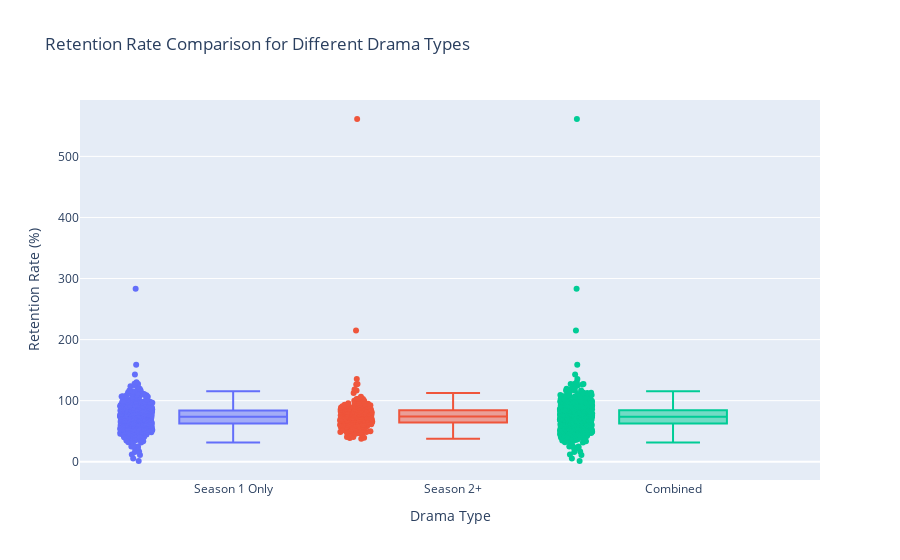

The notebook cell this image was saved under:
### Code cell
# Box Plot 시각화
fig = go.Figure()

# df_1 Box Plot
fig.add_trace(go.Box(
    y=df_1['s1_retention_rate'],
    name='Season 1 Only',
    boxpoints='all',  # 'outliers', 'suspectedoutliers', or False
    jitter=0.3,       # Spread the points horizontally
    pointpos=-1.8     # Offset points to the left of the box
))

# df_2 Box Plot
fig.add_trace(go.Box(
    y=df_2['s1_retention_rate'],
    name='Season 2+',
    boxpoints='all',
    jitter=0.3,
    pointpos=-1.8
))

# df Box Plot (Combined DataFrame)
fig.add_trace(go.Box(
    y=df['s1_retention_rate'],
    name='Combined',
    boxpoints='all',
    jitter=0.3,
    pointpos=-1.8
))

# 레이아웃 설정
fig.update_layout(
    title='Retention Rate Comparison for Different Drama Types',
    xaxis_title='Drama Type',
    yaxis_title='Retention Rate (%)',
    showlegend=False
)

# 그래프 보여주기
fig.show()

### Figure 1 — Plotly figure (JSON) as saved in the notebook; plotly's stock layout.template omitted (floating-point values rounded to 4 significant figures; data arrays with more than 128 entries replaced by an {"elided": "..."} marker saying what was removed)
{"data": [{"boxpoints": "all", "jitter": 0.3, "name": "Season 1 Only", "pointpos": -1.8, "type": "box", "y": {"elided": "639 float values"}}, {"boxpoints": "all", "jitter": 0.3, "name": "Season 2+", "pointpos": -1.8, "type": "box", "y": {"elided": "267 float values"}}, {"boxpoints": "all", "jitter": 0.3, "name": "Combined", "pointpos": -1.8, "type": "box", "y": {"elided": "906 float values"}}], "layout": {"showlegend": false, "title": {"text": "Retention Rate Comparison for Different Drama Types"}, "xaxis": {"title": {"text": "Drama Type"}}, "yaxis": {"title": {"text": "Retention Rate (%)"}}}}
